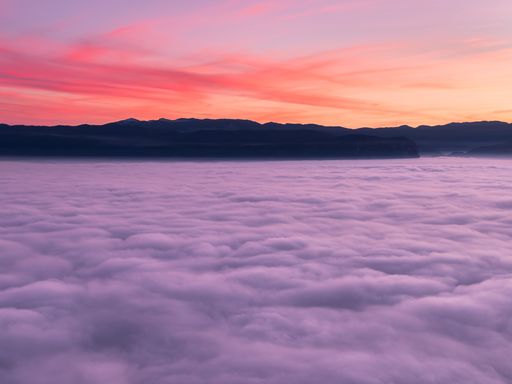
%> input picture xjtu_stei-matlab-tools-master/matlab-tools/Material/pic3.jpg (cropped and resized to the size of MATLAB's example picture), 512 x 384 px, given in place of peppers.png, which was not available
$ octave DSP_Image.m   (GNU Octave 9; MATLAB toolbox functions it lacks are replaced by stand-ins)
%> lines starting %> are read from the running program, lines starting %| are printed output that depends on the picture; pictures that were not available may be replaced by others from this repository, and a replacement may not be noted
%% ImagePlayground.m
%  Script by adqeor@XJTU
%  图像简单处理实验.
%
%%% History:
%  7 Feb. 2021:
%  建立文件, 实现图像读写, rgb hsv 分量转化和显示;
%  建立文档;
%%% 图像基础知识
%  最基本的图像以矩阵的形式存储. 记矩阵为 X, 则 X(12, 345) 表示图片在 x=12, y=345 处像素的颜色.
%  颜色有多种表示方法. (色彩空间)
%  常用的有 RGB(红, 绿, 蓝), HSI(色度, 饱和度, 亮度), YUV(亮度, 色度参数), CMY(青, 品红, 黄)
%  因而上述 X(12, 345) 是有三个元素的数组, 数值取决于色彩空间的编制方案.
%
%  HSI 色彩空间的 色度, 饱和度, 亮度 三个分量间具有最小的耦合.
%  由于颜色本质上是复色光的功率谱分布, 其自由度是无限的; 而常见的 RGB 使用三个分量描述, 因此出现同色异谱现象.
%
%  HSI, HSV, HSL 色彩空间的区别 https://stackoverflow.com/questions/20853527/hsi-and-hsv-color-space
%  三者对 H 的计算均为 H = atan((sqrt(3)⋅(G-B))/2(R-G-B))
%
%  下面所有的图像默认表示形式为 RGB, 这是因为:
%  - 人眼感知彩色的生理结构是 RGB 分量;
%  - MATLAB imread 读取图像后以 RGB 存储, 并提供了其他若干色彩空间与 RGB 互相转换的函数;
%
%  image 对图像的处理:
%  uint8 类型, 通道饱和度从 0 - 255
%  int8 类型, 通道饱和度从 -128 - 127
%  double 类型, 通道饱和度从 0 - 1
%
%% 实验图像导入
clc;
close all;
clear variables;

format compact;
format short;

cd 'D:'\matlab-tools'\';
% 与实验电脑的设置有关, 根据实际情况自行修改
% 或屏蔽该命令, 在 MATLAB 中手动进入 matlabTools 根目录

%%% pepp - peppers.png
pepp = imread('peppers.png');
%> pepp is the input picture: size 384x512x3 uint8; mean R, G, B 169, 124.7, 154.7
figure(100);
image(pepp);
title('经典辣椒图像 - pepp');
fprintf('经典辣椒图像.\n具有鲜艳的红绿黄紫颜色.\n\n');

%%% pic1 - pic1.jpg
pic1 = imread('.\Material\pic1.jpg');
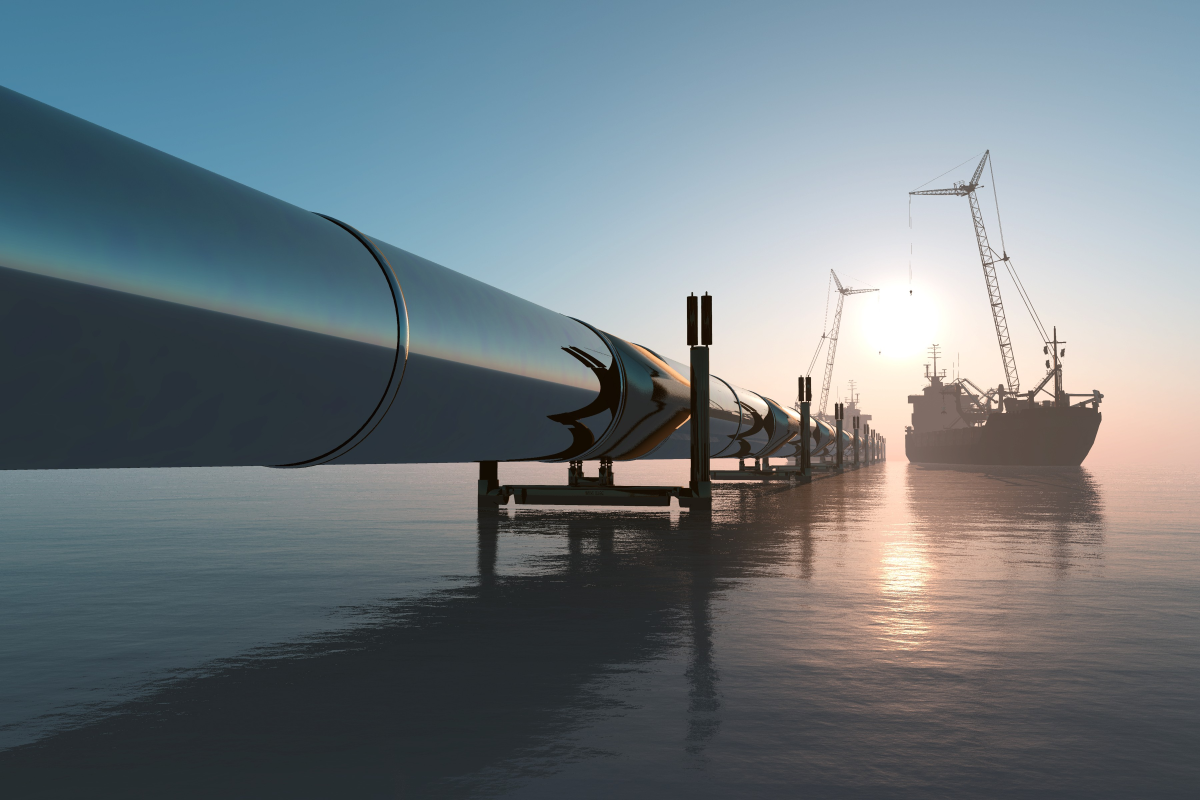
%> input picture xjtu_stei-matlab-tools-master/matlab-tools/Material/pic1.jpg, 3600 x 2400 px (shown at 1/3 size)
figure(101);
image(pic1);
title('海上作业 - pic1');
fprintf('海上作业\n海, 反光的金属管道, 太阳, 船. 高分辨率的大尺寸图片.\n\n');

%%% pic2 - pic2.jpg
pic2 = imread('.\Material\pic2.jpg');
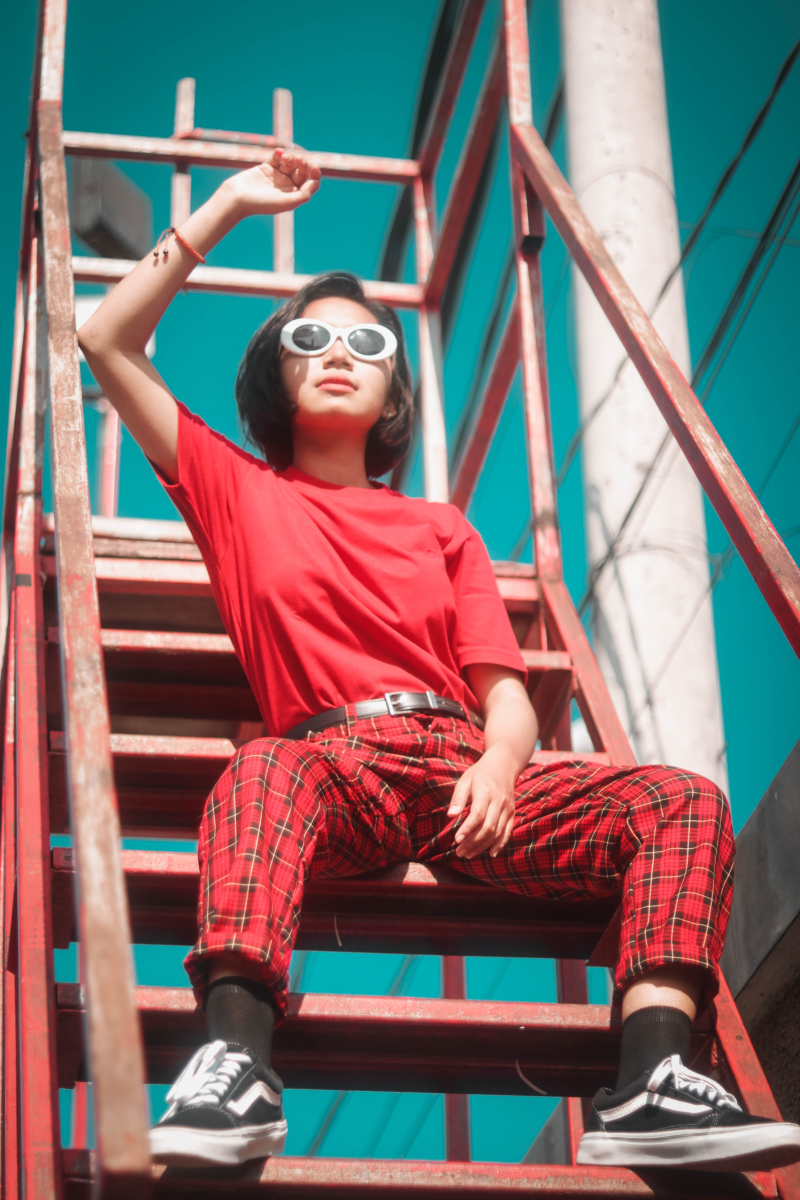
%> input picture xjtu_stei-matlab-tools-master/matlab-tools/Material/pic2.jpg, 4000 x 6000 px (shown at 1/5 size)
figure(102);
image(pic2);
title('人物像 - pic2');
fprintf('人物像\n迎光全身像, 红色色调.\n');

%% 图像导出

imfinfo('.\Material\pic1.jpg')
imwrite(pic1, '.\Material\pic1_q0.jpg', 'jpg', 'Mode','lossy', 'Quality',0);
imwrite(pic1, '.\Material\pic1_q20.jpg', 'jpg', 'Mode','lossy', 'Quality',20);
imwrite(pic1, '.\Material\pic1_q60.jpg', 'jpg', 'Mode','lossy', 'Quality',60);
imwrite(pic1, '.\Material\pic1_q100.jpg', 'jpg', 'Mode','lossy', 'Quality',100);
% imwrite(pic1, '.\pic1_q101.jpg', 'jpg', 'Mode','lossless'); % Windows 10 1909 打不开
% 不讲究的, Quality 20 即可.

%% 颜色分量, 色彩空间实验
%  https://www.cnblogs.com/gkh-whu/p/10668494.html
%  伪彩色处理针对灰度图像，假彩色处理是针对彩色图像
%  真彩色: R, G, B 三波段的合成显示图，
%  假彩色: 任意非 R, G, B 波段的合成图，
%  伪彩色: 只含有一个任意波段的图像显示

%% 对 RGB 单一分量作图, 假彩色
%  直接对 R 红色分量作图, 会以当前的 colormap 着色
%  能够展示颜色通道内的强度, 但不能展示正确的颜色
%  14b 以后, 默认的 colormap 从 jet 变为 parula
%  parula 是颜色较为柔和的假彩色方案, jet 相对刺眼.

colormap('parula');
figure('Name','R 分量假彩色图', 'ToolBar','none');
image(pepp(:,:,1));
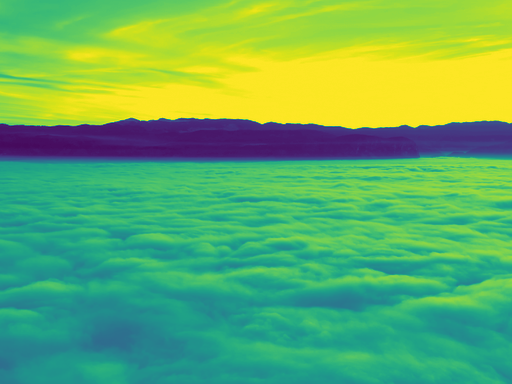
%> displayed picture: size 384x512x3, on the screen's scale of 0 to 255; mean R, G, B 99, 174.9, 99.4

%% 对 RGB 单一分量作图, 灰度
%  将颜色图设置为 gray, 灰度图

figure('Name','R 分量灰度图', 'ToolBar','none');
colormap('parula');
image(pepp(:,:,1));

%% 对 RGB 若干分量作图, 真彩色
%  要使作图中用红色展示红色分量, 需要传入 m x n x 3 的矩阵,
%  对应位置分别为 R G B, 不显示的分量用 0 填充.

% % 第一种方法, 使用 cat 拼接各个颜色通道, 程序化水平较低.
% figure('Name','R 分量真彩色图', 'ToolBar','none');
% zfill_size = size(pepp(:,:,1));
% image( cat(3, pepp(:,:,1), zeros(zfill_size), zeros(zfill_size) ) );

% % 第二种方法,
% 舍去第二通道, 即 R + B. 试试 [1 2 3] 和 [1], 是不是和上面的一样?
channel = [1 3];
% 初始化为 uint8 型的零矩阵, 与 pepp 数据类型相符
% image 接收 uint 或 double
peppPseudoColor = zeros(size(pepp), 'uint8');
% 仅复制需要的分量
for idx = 1:length(channel), peppPseudoColor(:,:,channel(idx)) = pepp(:,:,channel(idx)); end
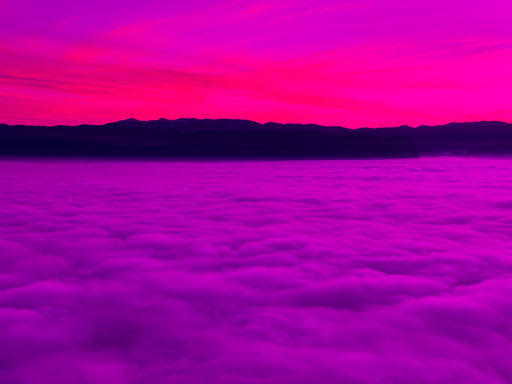
%> peppPseudoColor: size 384x512x3 uint8; mean R, G, B 169, 0, 154.7
figure('Name','R 分量真彩色图', 'ToolBar','none');
image( peppPseudoColor );
% 由此可抽象一个函数: pseudoColor
% 输入 m x n x 3 的 RGB 矩阵图像, 显示其一个或几个分量的真彩色图
% 见文档尾部

%% 对 HSV 若干分量作图, 灰度

pic2_hsv = rgb2hsv(pic2);

% % 直接这样画, 只能看到一团黑.
% colormap('gray');
% image(pepp_hsv(:,:,2));
% colorbar('Ticks', [0 64 128 192 256]);

% % pepp_hsv 为动态范围 0 - 1 的 double, 应该缩放为 uint8 的动态范围
f = figure(201);
axH = subplot(131);
axS = subplot(132);
axV = subplot(133);
colormap('gray');
image(axH, (pic2_hsv(:,:,1)*255));
image(axS, (pic2_hsv(:,:,2)*255));
image(axV, (pic2_hsv(:,:,3)*255));
% 由此可见 HSV 各个分量间耦合程度比较低

%% 假彩色着色
% 一些图像数据可能只有强度信息, 而不能直接可视化, 如红外图像
% 此时可以使用假彩色进行着色; 这也是 colormap 存在的意义
% 以强度高者填充颜色不同, 通常有 red hot, white hot, black hot; 还可以有伪彩色 pseudo color

%% pseudoColor
%  输入 m x n x 3 的 RGB 矩阵图像, 显示其一个或几个分量的真彩色图

function imageOut = pseudoColor(imageIn, channel)

	channelCount = size(imageIn, 3);

	if channelCount == 1
		warning('图像仅有一个分量');
		imageOut = imageIn;
		return;
	elseif channelCount ~= 3
		error('不能识别的通道数目');
	end

	% 用相同数据类型的 0 初始化所有颜色通道
	imageOut = zeros(size(imageIn), class(imageIn));

	% 指定的通道用原图片对应通道填充
	for idx = 1:length(channel)
		imageOut(:,:,channel(idx)) = imageIn(:,:,channel(idx));
	end

	image(imageOut);
end
